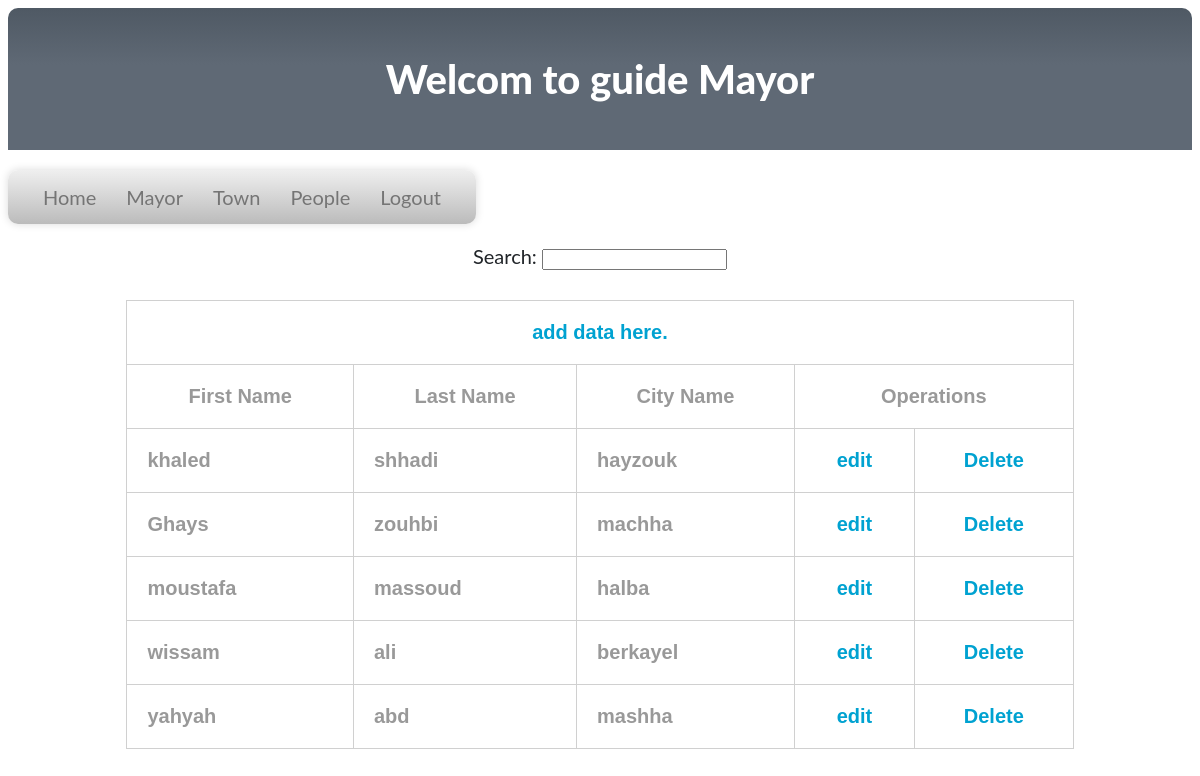
Page /showallmayor.php on the committed database.
### tables this page shows
CREATE TABLE IF NOT EXISTS `mayor` (
  `id` int(11) NOT NULL AUTO_INCREMENT,
  `username` varchar(20) NOT NULL,
  `password` varchar(20) NOT NULL,
  `firstname` varchar(20) NOT NULL,
  `lastname` varchar(20) NOT NULL,
  `address` varchar(20) NOT NULL,
  `idtown` int(11) NOT NULL,
  `role` int(11) NOT NULL,
  PRIMARY KEY (`id`,`username`)
);

### src/showallmayor.php (the view, shortened to what this page needs)
<!DOCTYPE html>
<html>
<head>
  <link rel="stylesheet" type="text/css" media="screen" href="main.css" />
</head>
<body>
<div class="header" >
<h1> Welcom to guide Mayor </h1>
</div>
<nav >
	<ul>
		<li><a href="admin.php">Home</a></li>
		<li><a href="showallmayor.php">Mayor</a>
		</li>
		<li><a href="showtown.php">Town</a>
		</li>
		<li><a href="#">People</a>
			<li><a href="logout.php">Logout</a>
			</li>
	</ul></li>
</nav>
<center>
<center>
<div id="body">
<form>
Search: <input type="text" onkeyup="showHint(this.value)">
</form>
<pSuggestions: <div id="txtHint"></div></p>
 <div id="content">
    <table align="center">
    <tr>
    <th colspan="5"><a href="addmayor.php">add data here.</a></th>
    </tr>
    <th>First Name</th>
    <th>Last Name</th>
    <th>City Name</th>
    <th colspan="2">Operations</th>
    <?php
    $con= mysqli_connect("localhost", "root","", "guide");
 $sql_query="SELECT * FROM mayor where role='2' ";
 $result=mysqli_query($con,$sql_query);
 while($row=mysqli_fetch_row($result))
 {
  ?>
        <tr>
        <td><?php echo $row[3]; ?></td>
        <td><?php echo $row[4]; ?></td>
        <td><?php echo $row[5]; ?></td>
  <td align="center">
  <a href="<?php echo "editmayor.php?id=$row[0]" ?>"
  >edit</a>
   </td>
   <td align="center"><a href="<?php echo "deletmayor.php?id=$row[0]" ?>" >Delete</a></td>
        </tr>
        <?php
 }
 ?>
    </table>
    </div>
</center>
</body>
</html>

### src/css/main.css (style rules this page uses)
body { font-size: 20px; color: #212529; font-family: 'Lato', 'Times New Roman', serif; }
h1, h2, h3, h4, h5, h6 { font-weight: 800; font-family: 'Lato', 'Helvetica Neue', Helvetica, Arial, sans-serif; }
a { color: #212529; -webkit-transition: all 0.2s; -moz-transition: all 0.2s; transition: all 0.2s; }

### src/showallmayor.php (style rules this page uses)
nav ul { background: #efefef; background: linear-gradient(top, #efefef 0%, #bbbbbb 100%); background: -moz-linear-gradient(top, #efefef 0%, #bbbbbb 100%); background: -webkit-linear-gradient(top, #efefef 0%,#bbbbbb 100%); box-shadow: 0px 0px 9px rgba(0,0,0,0.15); padding: 0 20px; border-radius: 10px; list-style: none; position: relative; display: inline-table; }
nav ul:after { content: ""; clear: both; display: block; }
nav ul li { float: left; }
nav ul li a { display: block; padding:15px ; color: #757575; text-decoration: none; }
.header { color: white; background: #4b545f; background: linear-gradient(top, #4f5964 0%, #5f6975 40%); background: -moz-linear-gradient(top, #4f5964 0%, #5f6975 40%); background: -webkit-linear-gradient(top, #4f5964 0%,#5f6975 40%); text-align: center; border-radius: 10px 10px 0px 0px; padding:20px; }
table { width:80%; font-family:Tahoma, Geneva, sans-serif; font-weight:bolder; color:#999; margin-bottom:80px; }
table a { text-decoration:none; color:#00a2d1; }
table,td,th { border-collapse:collapse; border:solid #d0d0d0 1px; padding:20px; }

### rows in the picture
mayor: firstname "khaled", lastname "shhadi", address "hayzouk"
mayor: firstname "Ghays", lastname "zouhbi", address "machha"
mayor: firstname "moustafa", lastname "massoud", address "halba"
mayor: firstname "wissam", lastname "ali", address "berkayel"
mayor: firstname "yahyah", lastname "abd", address "mashha"
